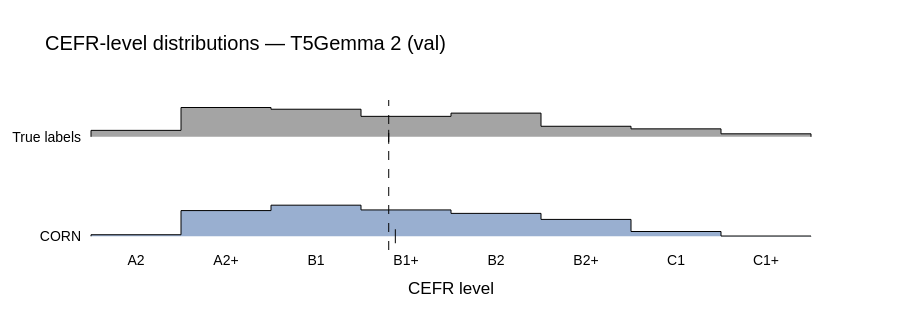

Notebook code for this chart:
### Markdown cell above
# CORN Histogram vs. True Labels

### Code cell
# Cell: ridgeline of label distributions from saved predictions (val)
import os
import numpy as np
import pandas as pd
import plotly.graph_objects as go

# (display name, run dir) — uncomment the Nominal line once that run exists
conditions = [
    ("CORN", "runs/t5gemma2_corn"),
    # ("Nominal", "runs/t5gemma2_nominal"),
]

# true labels are shared across conditions (same val set, same order) -> read once
first_df = pd.read_csv(os.path.join(conditions[0][1], "dev_predictions.csv"))
ridge_rows = [("True labels", first_df["true_label"])]
for name, run_dir in conditions:
    df = pd.read_csv(os.path.join(run_dir, "dev_predictions.csv"))
    ridge_rows.append((name, df["pred_label"]))

idx = {lvl: i for i, lvl in enumerate(LEVELS)}
n_levels = len(LEVELS)

def level_proportions(series):
    s = series[series.isin(LEVELS)]
    counts = s.map(idx).value_counts().reindex(range(n_levels), fill_value=0)
    total = counts.sum()
    return (counts / total).to_numpy() if total else counts.to_numpy().astype(float)

def row_color(name):
    if name == "True labels": return "rgba(90,90,90,0.55)"
    if name == "CORN":        return "rgba(70,110,170,0.55)"
    if name == "Nominal":     return "rgba(200,90,80,0.55)"
    return "rgba(120,120,120,0.55)"

spacing = 1.0
scale   = 1.3

fig = go.Figure()
n_rows = len(ridge_rows)

for i, (name, series) in enumerate(ridge_rows):
    base = (n_rows - 1 - i) * spacing
    p = level_proportions(series)

    xs, ys = [], []
    for j in range(n_levels):
        xs += [j - 0.5, j + 0.5]
        ys += [base + scale * p[j]] * 2
    poly_x = [-0.5] + xs + [n_levels - 0.5]
    poly_y = [base] + ys + [base]

    fig.add_trace(go.Scatter(
        x=poly_x, y=poly_y, fill="toself", mode="lines",
        line=dict(color="black", width=1), fillcolor=row_color(name),
        hoverinfo="skip", showlegend=False,
    ))

    mean_idx = float(np.dot(np.arange(n_levels), p))
    fig.add_trace(go.Scatter(
        x=[mean_idx], y=[base], mode="markers",
        marker=dict(color="black", size=10, symbol="line-ns-open"),
        hoverinfo="skip", showlegend=False,
    ))

true_mean = float(np.dot(np.arange(n_levels), level_proportions(ridge_rows[0][1])))
fig.add_vline(x=true_mean, line=dict(color="black", width=1, dash="dash"))

fig.update_layout(
    title="CEFR-level distributions — T5Gemma 2 (val)",
    xaxis=dict(tickmode="array", tickvals=list(range(n_levels)), ticktext=LEVELS,
               title="CEFR level", range=[-0.6, n_levels - 0.4]),
    yaxis=dict(tickmode="array",
               tickvals=[(n_rows - 1 - i) * spacing for i in range(n_rows)],
               ticktext=[name for name, _ in ridge_rows],
               showgrid=False, zeroline=False),
    height=105 * n_rows + 120, width=900,
    font=dict(family="Arial", size=14, color="black"),
    plot_bgcolor="white",
)
fig.show()

### Figure 1 — Plotly figure (JSON) as saved in the notebook; plotly's stock layout.template omitted (floating-point values rounded to 4 significant figures)
{"data": [{"fill": "toself", "fillcolor": "rgba(90,90,90,0.55)", "hoverinfo": "skip", "line": {"color": "black", "width": 1}, "mode": "lines", "showlegend": false, "type": "scatter", "x": [-0.5, -0.5, 0.5, 0.5, 1.5, 1.5, 2.5, 2.5, 3.5, 3.5, 4.5, 4.5, 5.5, 5.5, 6.5, 6.5, 7.5, 7.5], "y": [1, 1.065, 1.065, 1.295, 1.295, 1.278, 1.278, 1.206, 1.206, 1.239, 1.239, 1.106, 1.106, 1.08, 1.08, 1.03, 1.03, 1]}, {"hoverinfo": "skip", "marker": {"color": "black", "size": 10, "symbol": "line-ns-open"}, "mode": "markers", "showlegend": false, "type": "scatter", "x": [2.808], "y": [1]}, {"fill": "toself", "fillcolor": "rgba(70,110,170,0.55)", "hoverinfo": "skip", "line": {"color": "black", "width": 1}, "mode": "lines", "showlegend": false, "type": "scatter", "x": [-0.5, -0.5, 0.5, 0.5, 1.5, 1.5, 2.5, 2.5, 3.5, 3.5, 4.5, 4.5, 5.5, 5.5, 6.5, 6.5, 7.5, 7.5], "y": [0, 0.01519, 0.01519, 0.2583, 0.2583, 0.3125, 0.3125, 0.2648, 0.2648, 0.2301, 0.2301, 0.1693, 0.1693, 0.04775, 0.04775, 0.00217, 0.00217, 0]}, {"hoverinfo": "skip", "marker": {"color": "black", "size": 10, "symbol": "line-ns-open"}, "mode": "markers", "showlegend": false, "type": "scatter", "x": [2.881], "y": [0]}], "layout": {"font": {"color": "black", "family": "Arial", "size": 14}, "height": 330, "plot_bgcolor": "white", "shapes": [{"line": {"color": "black", "dash": "dash", "width": 1}, "type": "line", "x0": 2.808, "x1": 2.808, "xref": "x", "y0": 0, "y1": 1, "yref": "y domain"}], "title": {"text": "CEFR-level distributions — T5Gemma 2 (val)"}, "width": 900, "xaxis": {"range": [-0.6, 7.6], "tickmode": "array", "ticktext": ["A2", "A2+", "B1", "B1+", "B2", "B2+", "C1", "C1+"], "tickvals": [0, 1, 2, 3, 4, 5, 6, 7], "title": {"text": "CEFR level"}}, "yaxis": {"showgrid": false, "tickmode": "array", "ticktext": ["True labels", "CORN"], "tickvals": [1, 0], "zeroline": false}}}
